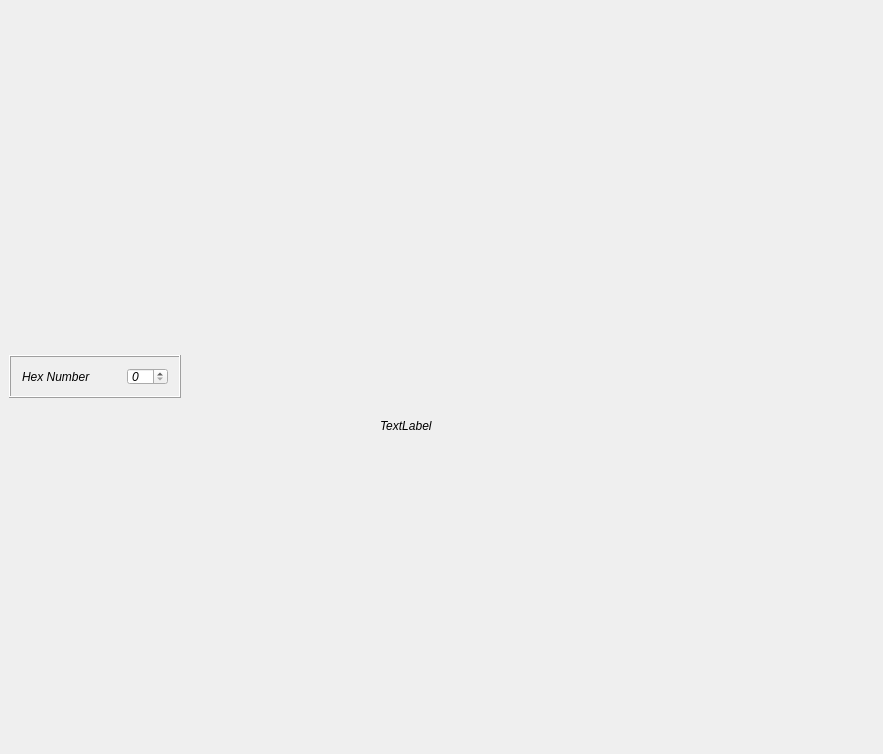
<?xml version="1.0" encoding="UTF-8"?>
<ui version="4.0">
 <class>DiySpinBox</class>
 <widget class="QWidget" name="DiySpinBox">
  <property name="geometry">
   <rect>
    <x>0</x>
    <y>0</y>
    <width>883</width>
    <height>754</height>
   </rect>
  </property>
  <property name="font">
   <font>
    <family>Arial</family>
    <italic>true</italic>
   </font>
  </property>
  <property name="windowTitle">
   <string>DiySpinBox</string>
  </property>
  <widget class="QFrame" name="frame">
   <property name="geometry">
    <rect>
     <x>9</x>
     <y>355</y>
     <width>172</width>
     <height>43</height>
    </rect>
   </property>
   <property name="frameShape">
    <enum>QFrame::Box</enum>
   </property>
   <property name="frameShadow">
    <enum>QFrame::Raised</enum>
   </property>
   <layout class="QGridLayout" name="gridLayout">
    <item row="0" column="0">
     <widget class="QLabel" name="label">
      <property name="styleSheet">
       <string notr="true">font: italic 11pt &quot;Arial&quot;;</string>
      </property>
      <property name="text">
       <string>Hex Number</string>
      </property>
     </widget>
    </item>
    <item row="0" column="1">
     <spacer name="horizontalSpacer">
      <property name="orientation">
       <enum>Qt::Horizontal</enum>
      </property>
      <property name="sizeHint" stdset="0">
       <size>
        <width>13</width>
        <height>20</height>
       </size>
      </property>
     </spacer>
    </item>
    <item row="0" column="2">
     <widget class="HexSpinBox" name="hSpinBox">
      <property name="styleSheet">
       <string notr="true">font: italic 11pt &quot;Arial&quot;;</string>
      </property>
     </widget>
    </item>
   </layout>
  </widget>
  <widget class="QLabel" name="label_2">
   <property name="geometry">
    <rect>
     <x>380</x>
     <y>420</y>
     <width>54</width>
     <height>12</height>
    </rect>
   </property>
   <property name="text">
    <string>TextLabel</string>
   </property>
  </widget>
 </widget>
 <layoutdefault spacing="6" margin="11"/>
 <customwidgets>
  <customwidget>
   <class>HexSpinBox</class>
   <extends>QSpinBox</extends>
   <header>hexspinbox.h</header>
  </customwidget>
 </customwidgets>
 <resources/>
 <connections/>
</ui>
